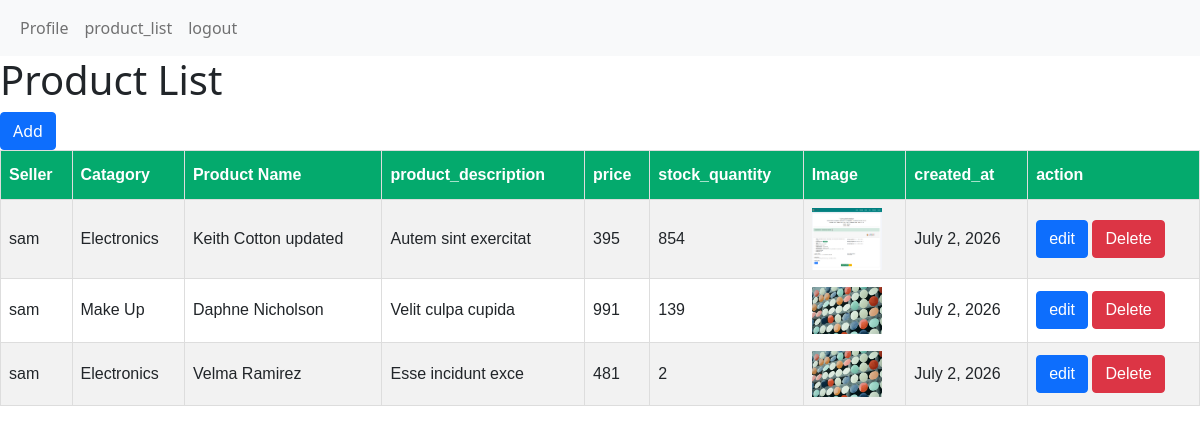
Page /product_list/ (signed in) on the committed database.
### productmanager/models.py (models this page shows, shortened)
class ProductModel(models.Model):
    seller = models.ForeignKey(CustomUserModel, on_delete= models.CASCADE, null=True)
    category = models.ForeignKey(CategoryModel, on_delete= models.CASCADE, null=True)
    product_name = models.CharField(max_length=100, null=True)
    product_description = models.TextField(null=True)
    product_image = models.ImageField(upload_to='media/products', null=True)
    price = models.PositiveIntegerField(null=True)
    stock_quantity = models.PositiveIntegerField(null=True)
    created_at = models.DateField(auto_now_add=True)

class CustomUserModel(AbstractUser):
    role_type = [
        ('Admin' , 'Admin'),
        ('Seller' , 'Seller'),
        ('Customer' , 'Customer'),
    ]
    full_name = models.CharField(max_length= 100, null= True)
    role = models.CharField(choices=role_type, null= True)

class CategoryModel(models.Model):
    user = models.ForeignKey(CustomUserModel, on_delete= models.CASCADE, null=True)
    category_name = models.CharField(max_length=100, null=True)
    description = models.TextField(null=True)
    created_at = models.DateField(auto_now_add=True)

### productmanager/views.py (the view)
# urls.py: path('product_list/', product_list, name = 'product_list'),
@login_required
def product_list(req):
        Products = ProductModel.objects.all()
        context = {
            'Products' : Products
        }
        return render(req, 'product_list.html', context)

### productmanager/templates/product_list.html (shortened to what this page needs)
{% extends 'master/base.html' %}
{% block body %}
<h1>Product List</h1>
{% if request.user.role == 'Seller' %}
    <a href="{% url 'product_add' %}" class="btn btn-primary">Add</a>
{% endif %}
<table>
  <tr>
    <th>Seller</th>
    <th>Catagory</th>
    <th>Product Name</th>
    <th>product_description</th>
    <th>price</th>
    <th>stock_quantity</th>
    <th>Image</th>
    <th>created_at</th>
    {% if request.user.role != 'Admin' %}
        <th>action</th>
    {% endif %}
  </tr>
  {% for pc in Products %}
  <tr>
    <td>{{pc.seller.username}}</td>
    <td>{{pc.category.category_name}}</td>
    <td>{{pc.product_name}}</td>
    <td>{{pc.product_description}}</td>
    <td>{{pc.price}}</td>
    <td>{{pc.stock_quantity}}</td>
    <td><img src="/{{pc.product_image}}" alt="" width ='70px'></td>
    <td>{{pc.created_at}}</td>
    {% if request.user.role == 'Seller' %}
        {% if request.user == pc.seller %}
              <td><a href="{% url 'product_edit' pc.id %}" class="btn btn-primary">edit</a>
              <a href="{% url 'product_delete' pc.id %}" class="btn btn-danger">Delete</a></td>
        {% endif %}
    {% elif request.user.role == 'Customer' %}
        <td><a href="{% url 'product_buy' pc.id %}" class="btn btn-secondary">Buy</a></td>
    {% endif %}
  </tr>
  {% endfor %}
</table>
{% endblock body %}

### productmanager/templates/master/base.html (shortened to what this page needs)
<!doctype html>
<html lang="en">
  <head>
    <link href="https://cdn.jsdelivr.net/npm/bootstrap@5.0.2/dist/css/bootstrap.min.css" rel="stylesheet">
  </head>
  <body>
    {% include 'master/nav.html' %}
    {% block body %}
    {% endblock body %}
  </body>
</html>

### productmanager/templates/master/nav.html
<nav class="navbar navbar-expand-lg navbar-light bg-light">
  <div class="container-fluid">
    <div class="collapse navbar-collapse" id="navbarNavAltMarkup">
      <div class="navbar-nav">
        {% if request.user.is_authenticated %}
            <a class="nav-link" href="{% url 'home' %}">Profile</a>
            <a class="nav-link" href="{% url 'product_list' %}">product_list</a>
            <a class="nav-link" href="{% url 'logout_page' %}">logout</a>
        {% else %}
            <a class="nav-link" href="{% url 'login' %}">Login</a>
            <a class="nav-link" href="{% url 'signup' %}">Signup</a>
        {% endif %}
      </div>
    </div>
  </div>
</nav>

### productmanager/templates/product_list.html (style rules this page uses)
table { font-family: Arial, Helvetica, sans-serif; border-collapse: collapse; width: 100%; }
td, th { border: 1px solid #ddd; padding: 8px; }
tr:nth-child(even) { background-color: #f2f2f2; }
th { padding-top: 12px; padding-bottom: 12px; text-align: left; background-color: #04AA6D; color: white; }

### rows in the picture
ProductModel: seller.username "sam", category.category_name "Electronics", product_name "Keith Cotton updated", product_description "Autem sint exercitat", price "395", stock_quantity "854", product_image (picture), created_at "July 2, 2026", shows "edit"
ProductModel: seller.username "sam", category.category_name "Make Up", product_name "Daphne Nicholson", product_description "Velit culpa cupida", price "991", stock_quantity "139", product_image (picture), created_at "July 2, 2026", shows "edit"
ProductModel: seller.username "sam", category.category_name "Electronics", product_name "Velma Ramirez", product_description "Esse incidunt exce", price "481", stock_quantity "2", product_image (picture), created_at "July 2, 2026", shows "edit"
